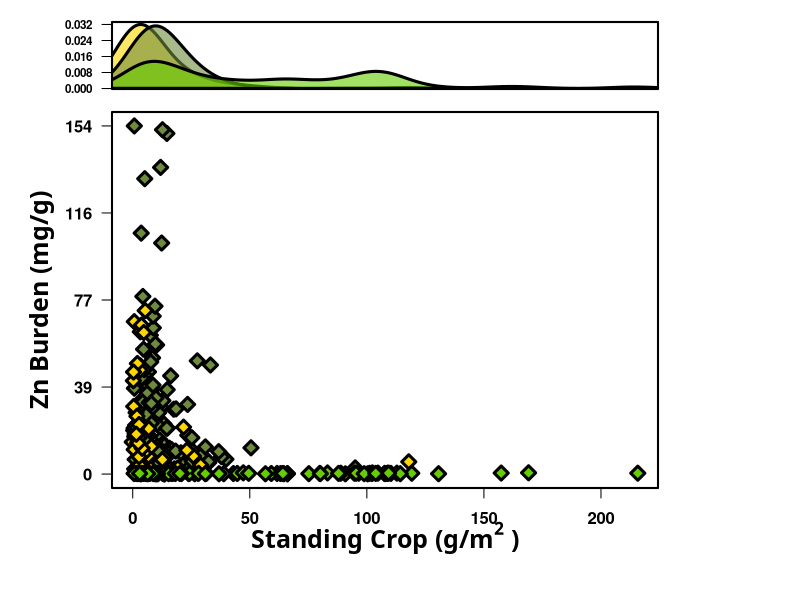

R code for this plot:
library(tidyverse)
library(readr)
library(plyr)
library(dplyr)

alldata <- read.csv("2_incremental/20220310_STANDING_CROP.csv")

alldata$SAMPLING_DATE<-as.Date(alldata$SAMPLING_DATE)

names(alldata)

n<-7
n2<-49


dfEPIL <- alldata[which(alldata$SAMPLE_DESCRIPTOR == "EPIL"),]

dfEPIP <- alldata[which(alldata$SAMPLE_DESCRIPTOR == "EPIP"),]

dfFILA <- alldata[which(alldata$SAMPLE_DESCRIPTOR == "FILA"),]


Xlabel=expression(bold(paste("Standing Crop"~"(g/m"^"2"~")")))
Ylabel=expression(bold("Zn Burden (mg/g)"))


#windows(width = 15, height = 25)
#dev.off()     
dev.new()

par(mfrow = c(2, 1)) 

#par(mfrow = c(1, 3))

########### FIG 1

par(fig = c(0.0, 0.9, 0.665, 1), mar=c(5.5,5.5,1,3)+.1)

BW<-10
ALPHA<-0.6
aty <- seq(0.0, max(density(dfEPIP[,7], na.rm = TRUE, bw = BW)$y), length.out=5)


plot(density(dfEPIP[,7], na.rm = TRUE, bw = BW), 
     xlim = range(alldata[,n],na.rm=TRUE), 
     col=NA,
     lwd=3,
     xaxt = "n",
     xlab = NA,
     yaxt = "n",
     ylab = NA,
     main=NA,
     ylim=c(0.001,max(density(dfEPIP[,7], na.rm = TRUE, bw = BW)$y)),
     
)     

axis(side = 2, at = aty, labels=format(aty, scientific=F,digits = 1), las=1, font.axis=2, cex.axis=0.70)

polygon(density(dfEPIP[,7], na.rm = TRUE, bw = BW), 
     xlim = range(alldata[,n],na.rm=TRUE), 
     col=adjustcolor("gold",alpha.f=ALPHA),
#     border="gold",
     lwd=3)  
polygon(density(dfEPIL[,7], na.rm = TRUE, bw = BW), col=adjustcolor(col=colors()[89],alpha.f=ALPHA),
#        border=colors()[89],
      lwd=3)          
polygon(density(dfFILA[,7], na.rm = TRUE, bw = BW), col = adjustcolor("chartreuse3",alpha.f=ALPHA),
#        border="chartreuse3",
      lwd=3) 
box(lwd=2)

########## FIG 2

par(fig = c(0.0, 0.9, 0, 0.85), new=T)

plot(alldata[,n], alldata[,n2], 
     ylim = range(alldata[,n2],na.rm=TRUE),
     xlim = range(alldata[,n],na.rm=TRUE),
     cex=0,
     xaxt = "n",
     xlab = NA,
     yaxt = "n",
     ylab = NA,
     lwd=3
     
)


aty <- seq(0, max(alldata[,n2], na.rm=TRUE), length.out=5)

axis(side = 1, at = seq(0, 200, length.out=5), las=1, font.axis=2, cex.axis=1)
axis(side = 2, at = aty, labels=format(aty, scientific=F,digits = 1), las=1, font.axis=2, cex.axis=1)

title(xlab=Xlabel, line=2.5, cex.lab=1.5, family="Calibri")
title(ylab=Ylabel, line=2.7, cex.lab=1.5, family="Calibri")


points(dfEPIL[,7], dfEPIL[,n2],pch=23, cex=1.5,col="black", bg=colors()[89],lwd=3)

points(dfEPIP[,7], dfEPIP[,n2],pch=23, cex=1.5,col="black", bg="gold",lwd=3)

points(dfFILA[,7], dfFILA[,n2],pch=23, cex=1.5,col="black", bg="chartreuse3",lwd=3)

box(lwd=2)
#title(ylab=Ylabel, line=2.5, cex.lab=1.2, family="Calibri Light")



